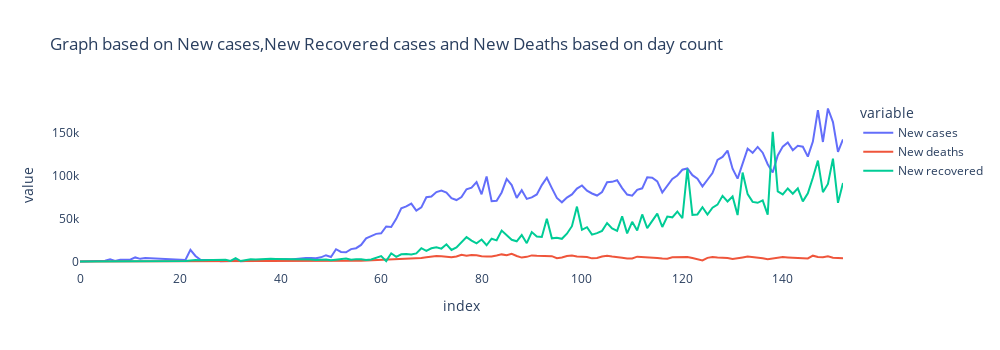

Notebook code cell kept with this figure:
### Code cell
worldnew=px.line(dayWise[['New cases','New deaths','New recovered']],width=1000.,height=350,title='Graph based on New cases,New Recovered cases and New Deaths based on day count')
worldnew.update_layout(plot_bgcolor='white',paper_bgcolor= 'white',)

### Figure 1 — Plotly figure (JSON) as saved in the notebook; plotly's stock layout.template omitted (floating-point values rounded to 4 significant figures; data arrays with more than 128 entries replaced by an {"elided": "..."} marker saying what was removed)
{"data": [{"hovertemplate": "variable=New cases<br>index=%{x}<br>value=%{y}<extra></extra>", "legendgroup": "New cases", "line": {"color": "#636efa", "dash": "solid"}, "mode": "lines", "name": "New cases", "orientation": "v", "showlegend": true, "type": "scatter", "x": {"elided": "153 int values"}, "xaxis": "x", "y": {"elided": "153 int values"}, "yaxis": "y"}, {"hovertemplate": "variable=New deaths<br>index=%{x}<br>value=%{y}<extra></extra>", "legendgroup": "New deaths", "line": {"color": "#EF553B", "dash": "solid"}, "mode": "lines", "name": "New deaths", "orientation": "v", "showlegend": true, "type": "scatter", "x": {"elided": "153 int values"}, "xaxis": "x", "y": {"elided": "153 int values"}, "yaxis": "y"}, {"hovertemplate": "variable=New recovered<br>index=%{x}<br>value=%{y}<extra></extra>", "legendgroup": "New recovered", "line": {"color": "#00cc96", "dash": "solid"}, "mode": "lines", "name": "New recovered", "orientation": "v", "showlegend": true, "type": "scatter", "x": {"elided": "153 int values"}, "xaxis": "x", "y": {"elided": "153 int values"}, "yaxis": "y"}], "layout": {"height": 350, "legend": {"title": {"text": "variable"}, "tracegroupgap": 0}, "paper_bgcolor": "white", "plot_bgcolor": "white", "title": {"text": "Graph based on New cases,New Recovered cases and New Deaths based on day count"}, "width": 1000, "xaxis": {"anchor": "y", "domain": [0, 1], "title": {"text": "index"}}, "yaxis": {"anchor": "x", "domain": [0, 1], "title": {"text": "value"}}}}
